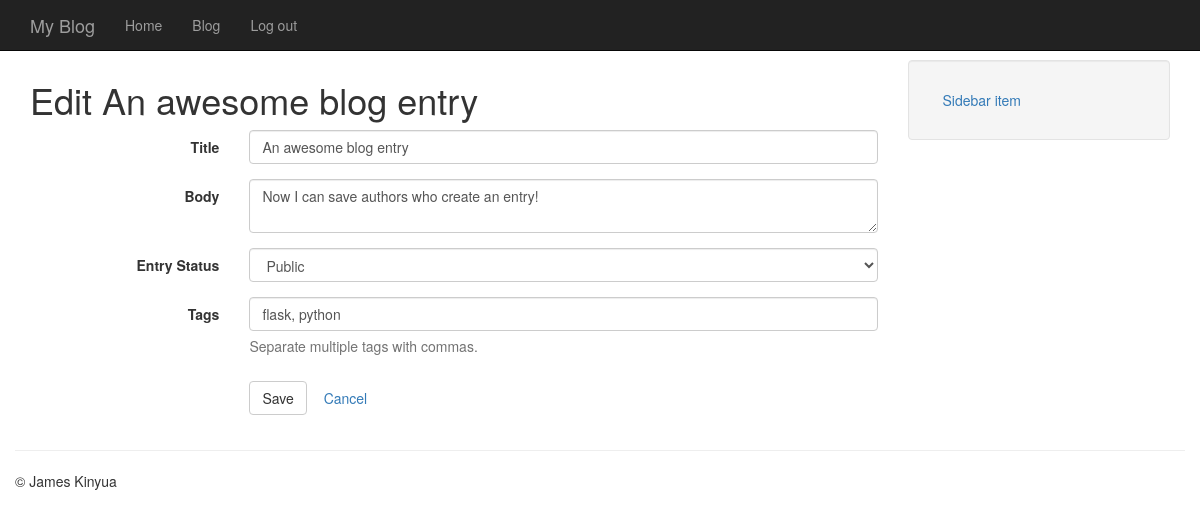
The page /entries/an-awesome-blog-entry/edit/ (signed in) on the database its author committed.
### models.py (models this page shows, shortened)
class Entry(db.Model):
    STATUS_PUBLIC = 0
    STATUS_DRAFT = 1
    STATUS_DELETED = 2
    id = db.Column(db.Integer, primary_key=True)
    title = db.Column(db.String(100))
    slug = db.Column(db.String(100), unique=True)
    body = db.Column(db.Text)
    status = db.Column(db.SmallInteger, default=STATUS_PUBLIC)
    created_timestamp = db.Column(db.DateTime, default=datetime.datetime.now)
    modified_timestamp = db.Column(db.DateTime, default=datetime.datetime.now,
                                   onupdate=datetime.datetime.now)
    author_id = db.Column(db.Integer, db.ForeignKey('user.id'))
    tags = db.relationship('Tag', secondary=entry_tags,
                           backref=db.backref('entries', lazy='dynamic'))
    comments = db.relationship('Comment', backref='entry', lazy='dynamic')

### entries/blueprint.py (the view)
@entries.route('/<slug>/edit/', methods=['GET', 'POST'])
@login_required
def edit(slug):
    entry = get_entry_or_404(slug, author=None)
    if request.method == 'POST':
        form = EntryForm(request.form, obj=entry)
        if form.validate():
            entry = form.save_entry(entry)
            db.session.add(entry)
            db.session.commit()
            flash('Entry "{}" has been saved.'.format(entry.title),
                  'success')
            return redirect(url_for('entries.detail', slug=entry.slug))
    else:
        form = EntryForm(obj=entry)
    return render_template('entries/edit.html', entry=entry, form=form)

### entries/forms.py (shortened to what this page needs)
class EntryForm(wtforms.Form):
    title = wtforms.StringField(
        'Title', validators=[DataRequired()])
    body = wtforms.TextAreaField(
    'Body', validators=[DataRequired()])
    status = wtforms.SelectField(
        'Entry Status',
        choices=(
            (Entry.STATUS_PUBLIC, 'Public'),
            (Entry.STATUS_DRAFT, 'Draft')),
        coerce=int)
    tags = TagField(
        'Tags',
        description='Separate multiple tags with commas.'
    )

### app.py (called while the page is built)
@app.before_request
def before_request():
    g.user = current_user

### entries/blueprint.py (called while the page is built)
def get_entry_or_404(slug, author=None):
    query = Entry.query.filter(Entry.slug == slug)
    if author:
        query = query.filter(Entry.author == author)
    else:
        query = filter_status_by_user(query)
    return query.first_or_404()

def filter_status_by_user(query):
    if not g.user.is_authenticated:
        query = query.filter(Entry.status == Entry.STATUS_PUBLIC)
    else:
        query = query.filter(
            (Entry.status == Entry.STATUS_PUBLIC)|
            ((Entry.author == g.user) &
             (Entry.status != Entry.STATUS_DELETED))
        )
    return query

### entries/forms.py (called while the page is built)
    def _value(self):
        if self.data:
            return ', '.join([tag.name for tag in self.data])
        return ''

### models.py (called while the page is built)
@login_manager.user_loader
def _user_loader(user_id):
    return User.query.get(int(user_id))

### entries/templates/entries/edit.html (shortened to what this page needs)
{% extends "base.html" %}
{% from "macros/form_field.html" import form_field %}
{% block content_title %}Edit {{ entry.title }}{% endblock %}
{% block content %}
	<form action="{{ url_for('entries.edit', slug=entry.slug) }}" class="form form-horizontal" method="post">
		{% for field in form %}
			{{ form_field(field) }}
		{% endfor %}
		<div class="form-group">
			<div class="col-sm-offset-3 col-sm-9">
				<button type="submit" class="btn btn-default">Save</button>
				<a class="btn" href="{{ url_for('entries.detail', slug=entry.slug) }}">Cancel</a>
			</div>
		</div>
	</form>
{% endblock %}

### templates/macros/form_field.html (shortened to what this page needs)
{% macro form_field(field) %}
	<div class="form-group{% if field.errors %} has-error has-feedback{% endif %}">
		{{ field.label(class='col-sm-3 control-label') }}
		<div class="col-sm-9">
			{{ field(class='form-control', **kwargs) }}
			{% if field.description %}
				<span class="help-block">{{ field.description|safe }}</span>
			{% endif %}
		</div>
	</div>
{% endmacro %}

### templates/base.html (style rules this page uses)
body { padding-top: 60px; }

### rows shown on the page
Entry: title "An awesome blog entry", title "An awesome blog entry" "Now I can save authors who create an entry!" "Public"

### other values the page prints
{{ field.label(class='col-sm-3 control-label') }} "Title" "Body" "Entry Status" "Tags"
{{ field.description|safe }} "Separate multiple tags with commas."
